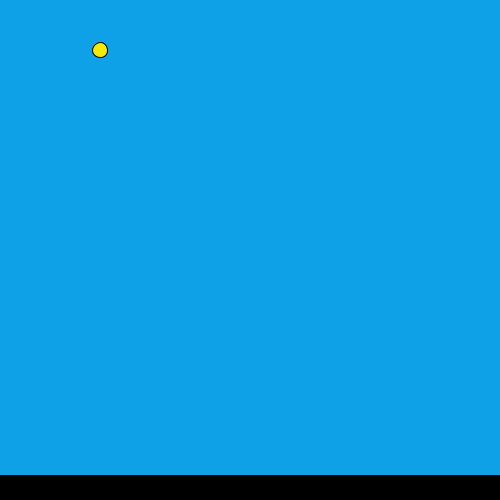
Frame 1 (no input)
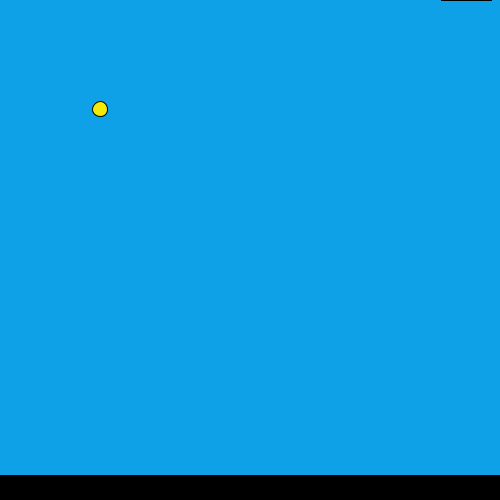
Frame 60 (the mouse pressed at the canvas centre just before this capture)
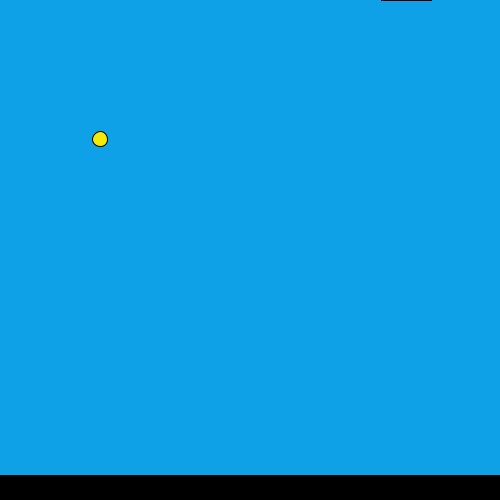
Frame 120 (the mouse held since frame 60 and released just before this capture)

The Processing sketch that drew these frames (run headless with seeded random() and noise(); from frame 60 on, the mouse is pressed at the canvas centre):

// Processing sketch: Flappy_Bird
// ── Flappy_Bird.pde

int birdX=100;
boolean end= false;
  int birdY =50;
  int gravity =1;
  int birdYVelocity = 30;
  int pipeX = 500;
  int upperPipeHeight;
  int lowerPipeHeight;
  int pipeGap;
  int lowerY;
void setup(){
  size(500,500);
  
}
void draw(){
  
  background(#0EA1E8);
  fill(#000000);
  rect(0,475,500,25);
  fill(#38FF03);
  rect(pipeX,0,50,upperPipeHeight);
  fill(#38FF03);
  rect(pipeX,lowerY,50,lowerPipeHeight);
  fill(#F5E907);
  stroke(#000000);
  ellipse(birdX,birdY,15,15);
  teleportPipe();
 pipeX -=1;
  birdY+=1;
intersectsPipes();
if (end ==true){
  System.exit(0);
}
}
void mousePressed(){
  birdY-=birdYVelocity;
}

void teleportPipe(){
 if(pipeX==-50){
  pipeX =500;
  upperPipeHeight =(int) random(100, 400);
   lowerPipeHeight =(int) random(100, 400);
     lowerY = pipeGap + upperPipeHeight;
 pipeGap = 75;
 }
}
void intersectsPipes() {
     if (birdY < upperPipeHeight && birdX > pipeX && birdX < (pipeX+50)){
           end=true;}
     else if (birdY>lowerPipeHeight && birdX > pipeX && birdX < (pipeX+50)) {
          end =true; }
       else if(birdY >=500){
        end= true; 
       }
     else { end = false; }
}
